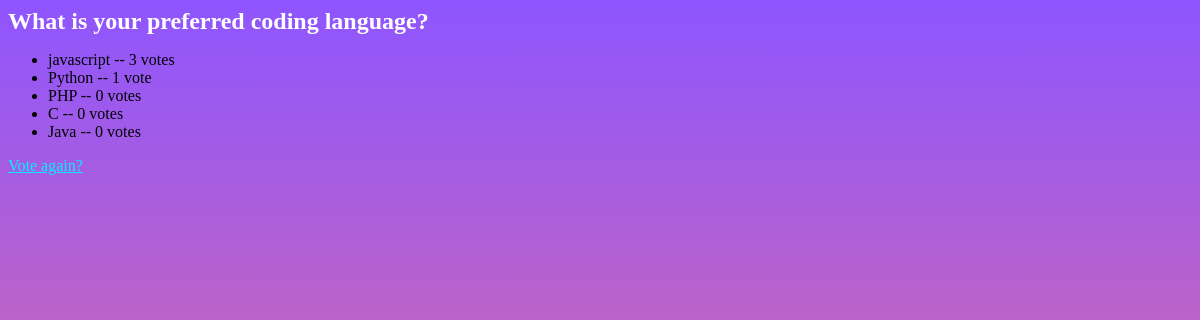
The page /4/results/ on the database as committed earlier.
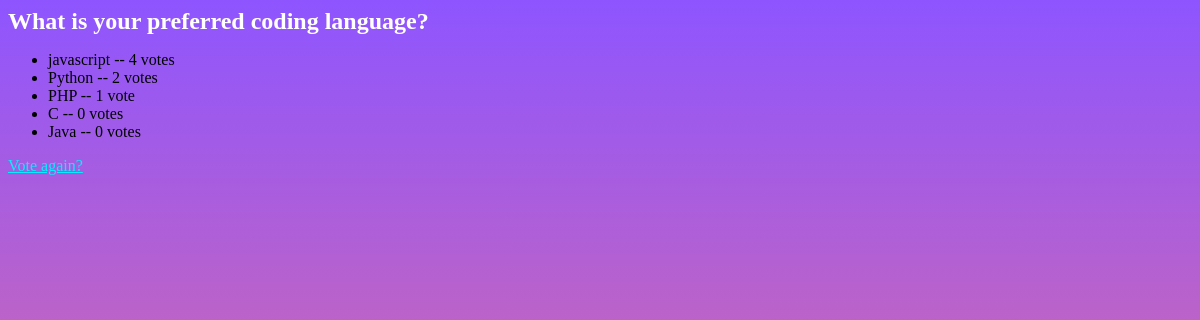
The same page on the database as committed later.
### polls/models.py (models this page shows, shortened)
class Question(models.Model):
    question_text = models.CharField(max_length = 200)
    pub_date = models.DateTimeField("date published")

class Choice(models.Model):
    question = models.ForeignKey(Question, on_delete = models.CASCADE)
    choice_text = models.CharField(max_length = 200)
    votes = models.IntegerField(default = 0)

### polls/views.py (the view)
# urls.py: path("<int:pk>/results/", views.ResultsView.as_view(), name="results"),
class ResultsView(generic.DetailView):
    model = Question
    template_name = "polls/results.html"

### polls/templates/polls/results.html
{% load static %}
<link rel="stylesheet" href="{% static 'polls/results.css' %}"/>
<h1>{{ question.question_text }}</h1>
<ul>
{% for choice in question.choice_set.all %}
    <li>{{ choice.choice_text }} -- {{ choice.votes }} vote{{ choice.votes|pluralize }}</li>
{% endfor %}
</ul>
<a href="{% url 'polls:detail' question.id %}">Vote again?</a>

### polls/static/polls/results.css (style rules this page uses)
h1 { font-size: 1.5rem; color: #fff }
a { color: rgb(4, 238, 255); }

Rows that differ between the two databases and show on the page:
changed Choice "javascript": votes "3" → "4"
changed Choice "Python": votes "1" → "2"
changed Choice "PHP": votes "0" → "1"
